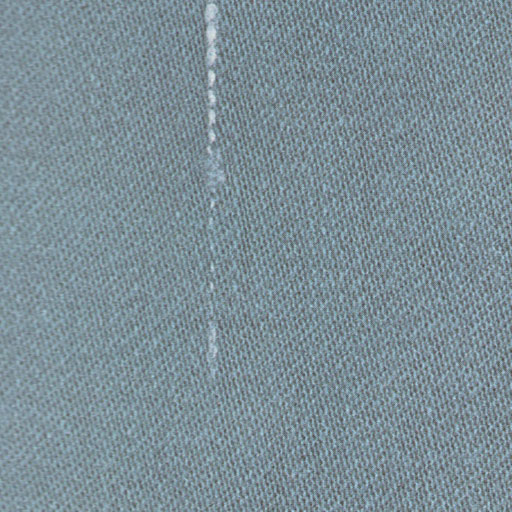
#> input picture Image Data/Fabric15.jpg, 512 x 512 px, found by its file name
$ jupyter execute detection.ipynb
#> lines starting #> are read from the running program, lines starting #| are printed output that depends on the picture; after the words box and inside, x2 and y2 are one past the last pixel; in counts of white or black regions, pixels touching at a corner belong together
[cell 1]
# Morphological operations
import cv2
import numpy as np
import matplotlib.pyplot as plt

[cell 2]
img = cv2.imread('Resolute ai\Fabric15.jpg', 1) # i put zero because i wanted gray level image if i had put 1 i would have gotten color image
#> img is the input picture: shape (512, 512, 3); mean B, G, R 151.2, 142.5, 124.1

[cell 3]
gray = cv2.cvtColor(img, cv2.COLOR_BGR2GRAY)
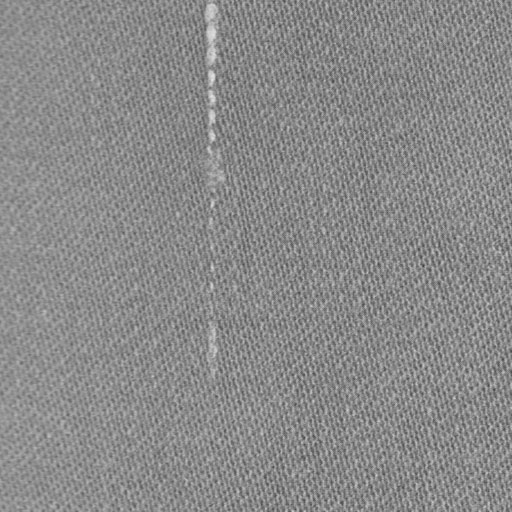
#> gray: shape (512, 512); min 65, max 227, mean 138

[cell 4]
plt.hist(img.flat, bins=100, range=(0,255))
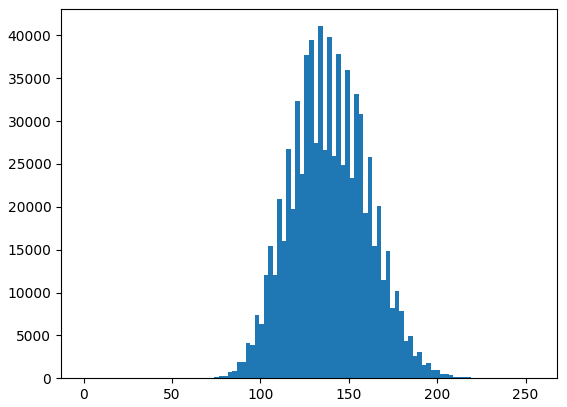
#> figure drawn by matplotlib, 1 panel; tallest bar 41079 high, from x = 132.6 to 135.2

I had to flatten the image as it was a 2D image and i can only give 1D array and the range was from 0 to 255 because of the colors of the image

I am thresholding all the values in my image between 0 and 255

[cell 5]
ret, th = cv2.threshold(gray, 0, 255, cv2.THRESH_BINARY + cv2.THRESH_OTSU)
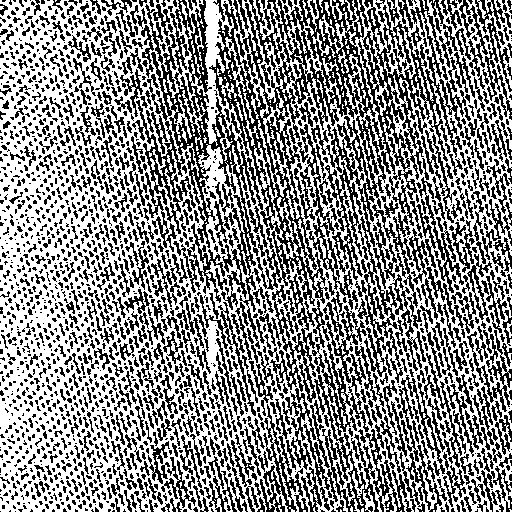
#> th: shape (512, 512); 55.3% white; black in thin lines or dots
#> ret = 136
kernel = np.ones((3,3), np.uint8) # this is a 3x3 matrices of value 1 print the line to see
# print(kernel)
errosion = cv2.erode(th, kernel, iterations=2)
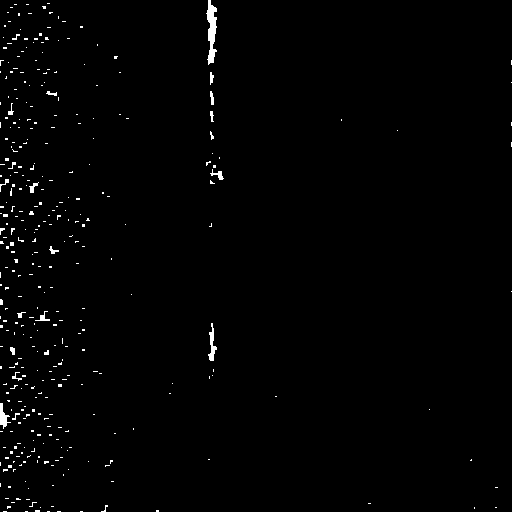
#> errosion: shape (512, 512); 1% white; 353 white regions (334 under 20 px), largest, box (x1, y1, x2, y2) and area: (206, 0, 217, 65) 411, (208, 323, 217, 361) 146, (0, 403, 11, 429) 129
dilation = cv2.dilate(errosion, kernel, iterations=1)
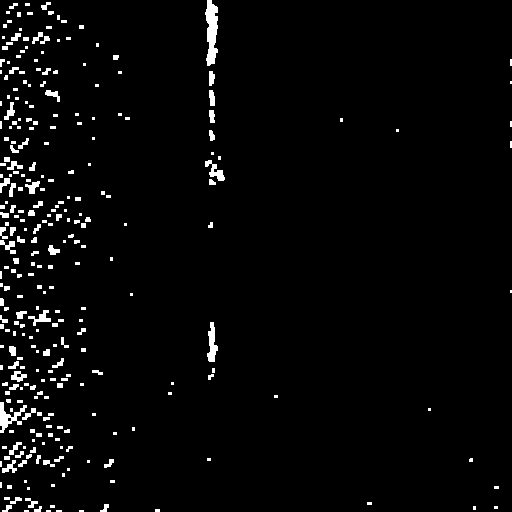
#> dilation: shape (512, 512); 3% white; 291 white regions (175 under 20 px)

# Find Countours
contours, hierarchy = cv2.findContours(dilation, cv2.RETR_TREE, cv2.CHAIN_APPROX_SIMPLE)
#> contours = 293 contours, 231 with area under 20; largest, box (x1, y1, x2, y2) and area: (205, 0, 218, 66) 512, (0, 402, 27, 433) 247, (207, 322, 218, 362) 205, (205, 160, 225, 181) 136, (28, 310, 51, 326) 104

# Create an empty image for countr
for cnt in (contours):
    x,y,w,h = cv2.boundingRect(cnt)
    cv2.rectangle(img, (x,y), (x+w, y+h), (0,255,0),3)
#> this loop made 293 passes
#> (cnt, x, y, w, h) on passes 1 to 3: ([[79, 510], [79, 511], [83, 511], [83, 510]], 79, 510, 5, 2), ([[56, 510], [56, 511], [61, 511], [61, 510]], 56, 510, 6, 2), ([[46, 510], [46, 511], [50, 511], [50, 510]], 46, 510, 5, 2)
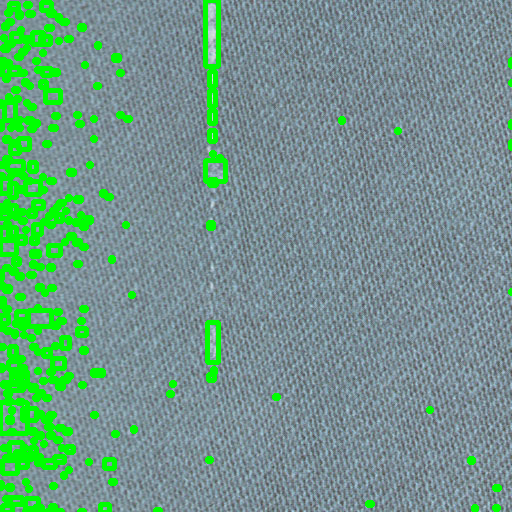
#> img: shape (512, 512, 3); 9.49% of pixels changed, all inside (x1, y1, x2, y2) = (0, 0, 512, 512)


cv2.imshow("Original", img)
cv2.imshow("OTSU Image", th)
cv2.imshow("Eroded Image", errosion)
cv2.imshow("Erroded + dialated", dilation)
cv2.imshow("Detections", img)
cv2.waitKey(0)
cv2.destroyAllWindows()

$ run again, with Image Data/Fabric1.jpg copied over Image Data/Fabric15.jpg
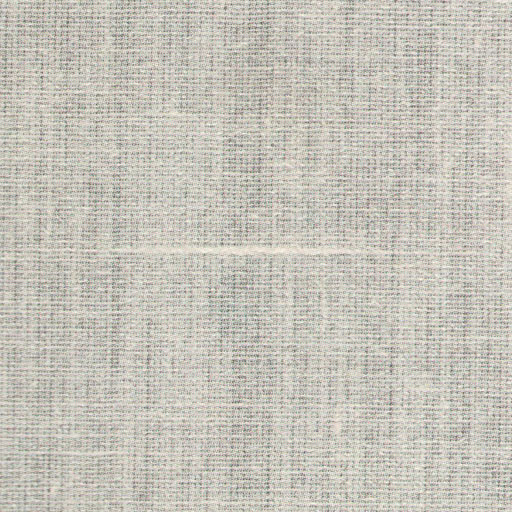
#> input picture Image Data/Fabric1.jpg, 512 x 512 px, found by its file name
#> img is the input picture: shape (512, 512, 3); mean B, G, R 185.4, 194.8, 197.7
#> `ret, th = cv2.threshold(gray, 0, 255, cv2.THRESH_BINARY + cv2.THRESH_O..`:
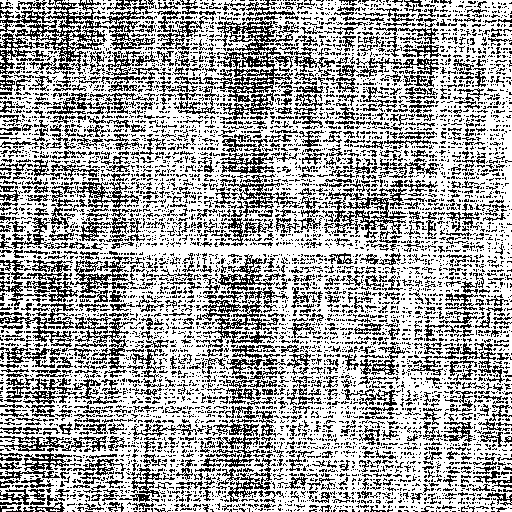
#> th: shape (512, 512); 64.4% white; black in thin lines or dots
#> ret = 189
#> errosion: shape (512, 512); 1.1% white; 366 white regions (347 under 20 px), largest, box (x1, y1, x2, y2) and area: (139, 246, 347, 256) 854, (505, 168, 512, 203) 139, (505, 133, 512, 159) 126
#> dilation: shape (512, 512); 3.2% white; 332 white regions (227 under 20 px)
#> contours = 332 contours, 288 with area under 20; largest, box (x1, y1, x2, y2) and area: (138, 242, 366, 257) 1236, (504, 167, 512, 204) 164, (504, 132, 512, 160) 140, (486, 113, 495, 128) 74, (399, 301, 414, 310) 60
#> the loop `for cnt in (contours):` made 332 passes
#> (cnt, x, y, w, h) on passes 1 to 3: ([[506, 510], [506, 511], [511, 511], [511, 510]], 506, 510, 6, 2), ([[479, 510], [479, 511], [483, 511], [483, 510]], 479, 510, 5, 2), ([[124, 510], [124, 511], [126, 511], [126, 510]], 124, 510, 3, 2)
#> after the loop `for cnt in (contours):`:
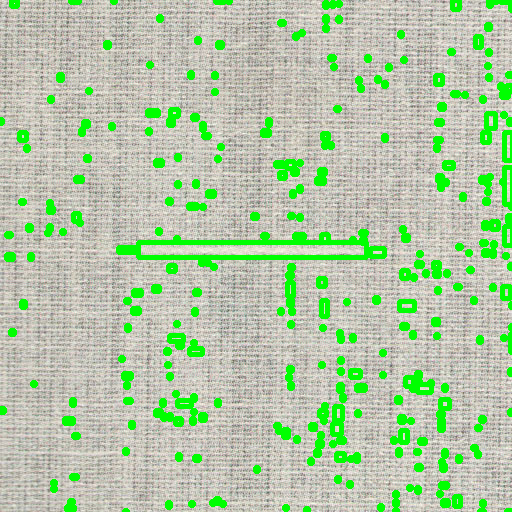
#> img: shape (512, 512, 3); 10.61% of pixels changed, all inside (x1, y1, x2, y2) = (0, 0, 512, 512)

$ run again, with Image Data/Fabric12.jpg copied over Image Data/Fabric15.jpg
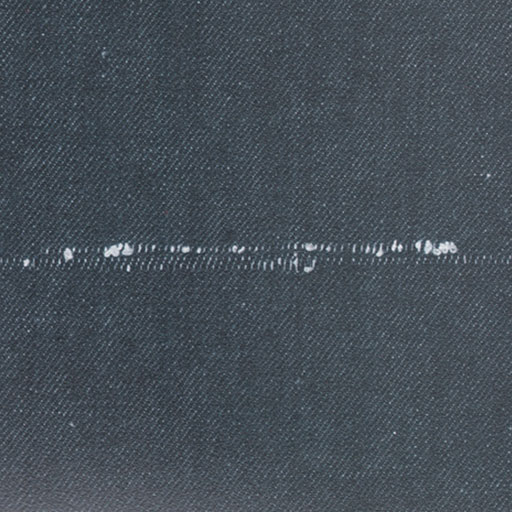
#> input picture Image Data/Fabric12.jpg, 512 x 512 px, found by its file name
#> img is the input picture: shape (512, 512, 3); mean B, G, R 87.2, 78.5, 69.6
#> `ret, th = cv2.threshold(gray, 0, 255, cv2.THRESH_BINARY + cv2.THRESH_O..`:
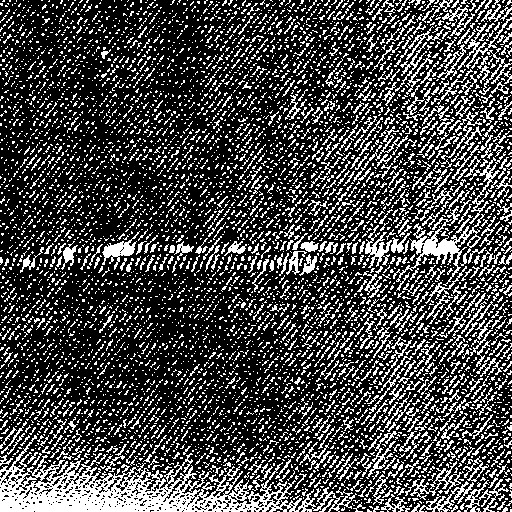
#> th: shape (512, 512); 27.5% white in thin lines or dots
#> ret = 82
#> errosion: shape (512, 512); 0.48% white; 47 white regions (38 under 20 px), largest, box (x1, y1, x2, y2) and area: (0, 496, 86, 512) 567, (425, 241, 456, 254) 199, (103, 505, 133, 512) 118
#> dilation: shape (512, 512); 0.87% white; 40 white regions (24 under 20 px)
#> contours = 41 contours, 33 with area under 20; largest, box (x1, y1, x2, y2) and area: (0, 495, 101, 512) 760, (424, 240, 457, 255) 268, (102, 504, 134, 512) 136, (105, 244, 122, 256) 116, (123, 244, 133, 255) 58, (64, 249, 72, 259) 51, (303, 243, 316, 250) 45, (106, 499, 116, 505) 36
#> the loop `for cnt in (contours):` made 41 passes
#> (x, y, w, h) on passes 6, 8, 10, 12, 13, 18, 19, 20: (167, 508, 9, 4), (102, 504, 32, 8), (164, 503, 5, 5), (106, 499, 10, 6), (152, 498, 6, 6), (90, 495, 5, 6), (0, 495, 101, 17), (8, 505, 6, 5)
#> after the loop `for cnt in (contours):`:
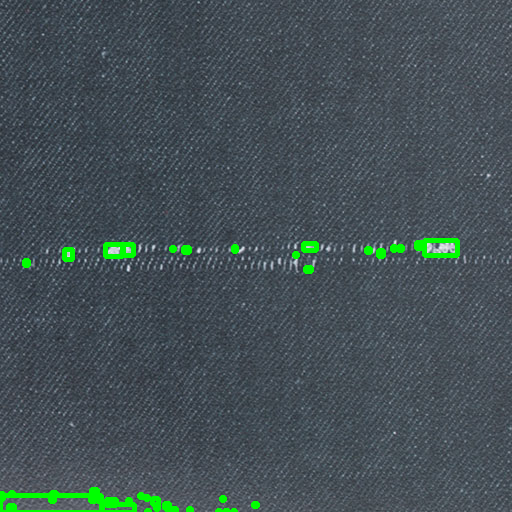
#> img: shape (512, 512, 3); 1.59% of pixels changed, all inside (x1, y1, x2, y2) = (0, 238, 460, 512)
